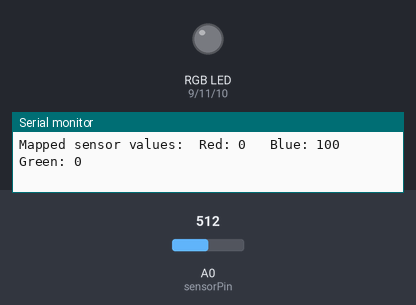
A sketch run on a simulated Arduino Uno, built with avr-gcc and run on an emulated ATmega328P. Parts: an RGB LED mixed from three pins (HIGH = lit), the last lines printed to the serial monitor. Inputs (shaded band) come from the test bench; at power-on: A0 (sensorPin) = 512. Dim RGB values are drawn brighter than linear.

Above: at 0.06 s.
At 1.2 s:
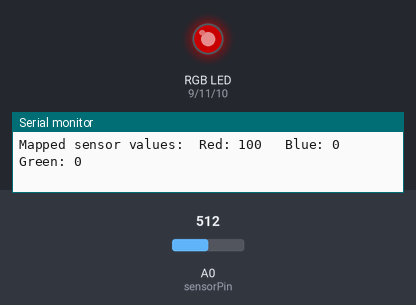
1.3 s: A0 (sensorPin) set to 306
4.3 s: A0 (sensorPin) set to 122
Timing chart, 0 to 7.3 s (numbered marks = the images above; inputs shaded):
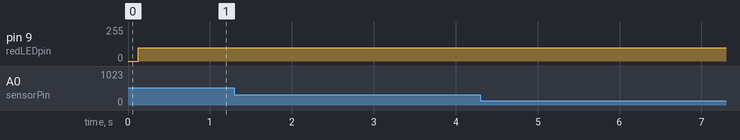

The sketch:

TemperatureLights.ino
```cpp
const int sensorPin = A0;
const float baselineTemp = 20.0;
const int redLEDpin = 9;
const int blueLEDpin = 10;
const int greenLEDpin = 11;
int sensorVal = 0;
int redValue = 0;
int blueValue = 100;
int greenValue = 0;
float tempAverage = 21.0;
float totalTemp = 0.0;
int totalTemps = 0;
float temporaryTemp;

void setup() {
  // Set serial port speed
  Serial.begin(9600);

  // Set pin numbers
  for(int pinNumber = 9; pinNumber < 12; pinNumber++){
    pinMode(pinNumber, OUTPUT);
    digitalWrite(pinNumber, LOW);
  }
}

void loop() {
  // Store sensor value
  sensorVal = analogRead(sensorPin);
  delay(5);

  // Print sensor value
  Serial.print("Sensor Value: ");
  Serial.print(sensorVal);

  // Convert the ADC reading to voltage
  float voltage = (sensorVal / 1024.0) * 5.0;

  // Print sensor voltage
  Serial.print(", Volts: ");
  Serial.print(voltage);

  // Create and convert temperature into Celsius
  float temperature = (voltage - .5) * 100;
  Serial.print(", degrees C: ");
  Serial.println(temperature);

  // Print new color values
  Serial.print("Mapped sensor values:\tRed: ");
  Serial.print(redValue);
  Serial.print("\t Blue: ");
  Serial.print(blueValue);
  Serial.print("\t Green: ");
  Serial.println(greenValue);

  // If the total count of temperatures is less than 5, increment the counter and average
  if(totalTemps < 5){
    totalTemps++;
    totalTemp += temperature;
    tempAverage = totalTemp / totalTemps;
     // If temp average is greater than baseline, show blue
    if(tempAverage > baselineTemp && tempAverage < baselineTemp + 4.5) {
      redValue = 0;
      greenValue = 0;
      blueValue = 100;
    } else if(tempAverage > baselineTemp + 4.5){ // change to red
      redValue = 100;
      greenValue = 0;
      blueValue = 0;
    }
  } else { // If the total count of temperatures is 5+, reset the totalTemps count, totalTemp sum, and tempAverage
    totalTemps = 0;
    totalTemp = 0;
    temporaryTemp = tempAverage; // Set a temporary variable to save the previous tempAverage while it resets in the next loop iteration
    tempAverage = 0;
     // If temp average is greater than baseline, show blue
    if(temporaryTemp > baselineTemp && temporaryTemp < baselineTemp + 4.5) {
      redValue = 0;
      greenValue = 0;
      blueValue = 100;
    } else if(temporaryTemp > baselineTemp + 4.5){ // change to red
      redValue = 100;
      greenValue = 0;
      blueValue = 0;
    }
  }

  Serial.print("Total number of temps: ");
  Serial.println(totalTemps);
  Serial.print("Total temperature sum: ");
  Serial.println(totalTemp);
  Serial.print("Temp average: ");
  Serial.println(tempAverage);

  // Change the LEDpin values
  analogWrite(redLEDpin, redValue);
  analogWrite(greenLEDpin, greenValue);
  analogWrite(blueLEDpin, blueValue);
}
```
